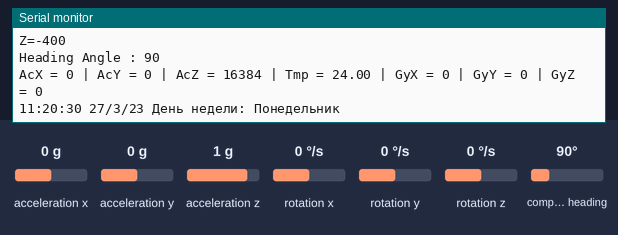
A sketch run on a simulated ESP8266 (NodeMCU). On the bench: the last lines printed to the serial monitor. Wiring (inferred from the names in the program): HMC5883L compass at I2C address 0x1E; MPU-6050 motion sensor at I2C address 0x68; MPU-6050 motion sensor at I2C address 0x69. Inputs (shaded band) come from the test bench; at power-on: acceleration x 0 g, acceleration y 0 g, acceleration z 1 g, rotation x 0 °/s, rotation y 0 °/s, rotation z 0 °/s, compass heading 90°.

Above: at 2.3 s.
2.4 s: acceleration x set to -1.4 g
At 3.4 s:
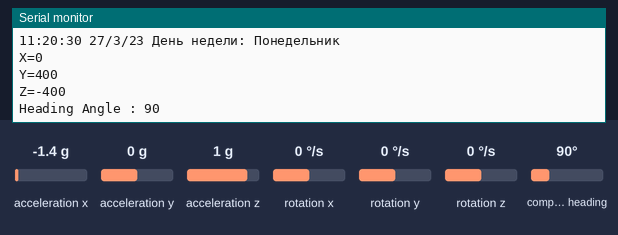
4.5 s: acceleration y set to -1.4 g
At 5.9 s:
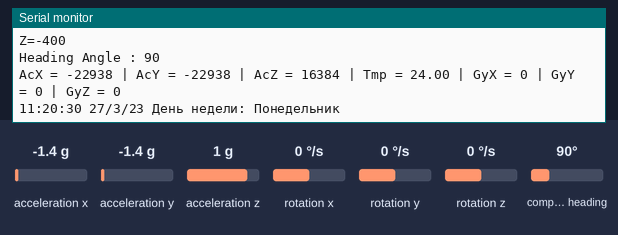
6.6 s: acceleration z set to -1.4 g
At 8.5 s:
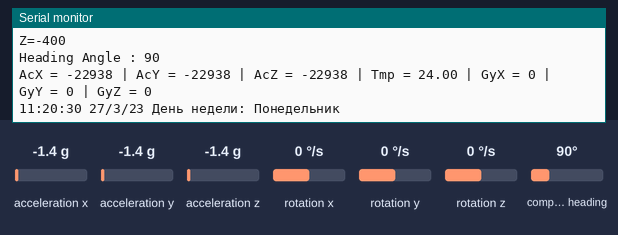
8.7 s: rotation x set to -192 °/s
At 10.4 s:
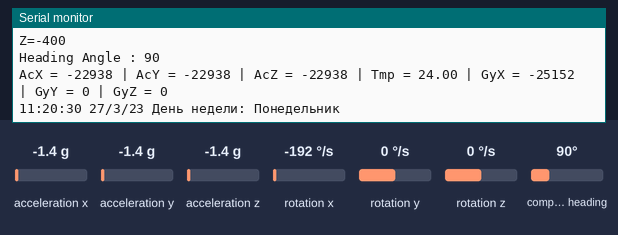
10.8 s: rotation y set to -192 °/s
At 11.9 s:
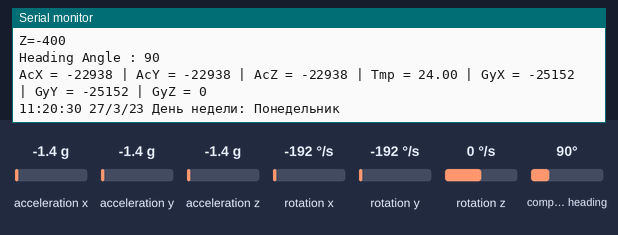

Measured:
- after the input at 4.5 s, the serial monitor: prints a new line after 0.53 s (image 2)
- after the input at 6.6 s, the serial monitor: prints a new line after 1.5 s (image 3)
- after the input at 8.7 s, the serial monitor: prints a new line after 0.87 s (image 4)
- after the input at 10.8 s, the serial monitor: prints a new line after 0.28 s (image 5)

The sketch:

lab3.ino
```cpp
#include <Wire.h>
#include <time.h>
#include <Adafruit_SSD1331.h>
#include <SPI.h>
#include <Adafruit_GFX.h>

#define hmc5883l_address 0x1E
#define DS1307_ADDRESS 0x69


const int MPU_addr = 0x68; // I2C address of the MPU-6050
int16_t AcX, AcY, AcZ, Tmp, GyX, GyY, GyZ, Test;
void setup() {
 Serial.begin(115200); /* begin serial for debug */
 Wire.begin(4, 5); /* join i2c bus with SDA=D7 and SCL=D6 of NodeMCU */
 setDS1307time(30,20,11,2,27,3,23);
}


void loop() {
 Wire.beginTransmission(MPU_addr);
 Wire.write(0x6B); // PWR_MGMT_1 register
 Wire.write(0); // set to zero (wakes up the MPU-6050)
 Wire.endTransmission(true);

 Serial.println(hmc5883l_GetHeading());
 delay(500);
 Wire.beginTransmission(MPU_addr);
 Wire.write(0x3B); // starting with register 0x3B (ACCEL_XOUT_H)
 Wire.endTransmission(false);
 Wire.requestFrom(MPU_addr, 14, true); // request a total of 14 registers
 AcX = Wire.read() << 8 | Wire.read(); // 0x3B (ACCEL_XOUT_H) & 0x3C (ACCEL_XOUT_L)
 AcY = Wire.read() << 8 | Wire.read(); // 0x3D (ACCEL_YOUT_H) & 0x3E (ACCEL_YOUT_L)
 AcZ = Wire.read() << 8 | Wire.read(); // 0x3F (ACCEL_ZOUT_H) & 0x40 (ACCEL_ZOUT_L)
 Tmp = Wire.read() << 8 | Wire.read(); // 0x41 (TEMP_OUT_H) & 0x42 (TEMP_OUT_L)
 GyX = Wire.read() << 8 | Wire.read(); // 0x43 (GYRO_XOUT_H) & 0x44 (GYRO_XOUT_L)
 GyY = Wire.read() << 8 | Wire.read(); // 0x45 (GYRO_YOUT_H) & 0x46 (GYRO_YOUT_L)
 GyZ = Wire.read() << 8 | Wire.read(); // 0x47 (GYRO_ZOUT_H) & 0x48 (GYRO_ZOUT_L)

 Serial.print("AcX = "); Serial.print(AcX);
 Serial.print(" | AcY = "); Serial.print(AcY);
 Serial.print(" | AcZ = "); Serial.print(AcZ);
 Serial.print(" | Tmp = "); Serial.print(Tmp / 340.00 + 36.53); //equation for temperature in degrees C from datasheet
 Serial.print(" | GyX = "); Serial.print(GyX);
 Serial.print(" | GyY = "); Serial.print(GyY);
 Serial.print(" | GyZ = "); Serial.println(GyZ);
 displayTime();

 delay(500);
 hmc5883l_init();
}


void setDS1307time(byte second, byte minute, byte hour, byte dayOfWeek, byte
dayOfMonth, byte month, byte year)
{
 // sets time and date data to DS1307
 Wire.beginTransmission(DS1307_ADDRESS);
 Wire.write(0); // set next input to start at the seconds register
 Wire.write(decToBcd(second)); // set seconds
 Wire.write(decToBcd(minute)); // set minutes
 Wire.write(decToBcd(hour)); // set hours
 Wire.write(decToBcd(dayOfWeek)); // set day of week (1=Sunday, 7=Saturday)
 Wire.write(decToBcd(dayOfMonth)); // set date (1 to 31)
 Wire.write(decToBcd(month)); // set month
 Wire.write(decToBcd(year)); // set year (0 to 99)
 Wire.endTransmission();
}


void displayTime()
{
 byte second, minute, hour, dayOfWeek, dayOfMonth, month, year;
 // retrieve data from DS1307
 readDS1307time(&second, &minute, &hour, &dayOfWeek, &dayOfMonth, &month,
 &year);
 // send it to the serial monitor
 Serial.print(hour, DEC);
 // convert the byte variable to a decimal number when displayed
 Serial.print(":");
 if (minute<10)
 {
 Serial.print("0");
 }
 Serial.print(minute, DEC);
 Serial.print(":");
 if (second<10)
 {
 Serial.print("0");
 }
 Serial.print(second, DEC);
 Serial.print(" ");
 Serial.print(dayOfMonth, DEC);
 Serial.print("/");
 Serial.print(month, DEC);
 Serial.print("/");
 Serial.print(year, DEC);
 Serial.print(" День недели: ");
 switch(dayOfWeek){
 case 1:
 Serial.println("Воскресенье");
 break;
 case 2:
 Serial.println("Понедельник");
 break;
 case 3:
 Serial.println("Вторник");
 break;
 case 4:
 Serial.println("Среда");
 break;
 case 5:
 Serial.println("Четверг");
 break;
 case 6:
 Serial.println("Пятница");
 break;
 case 7:
 Serial.println("Суббота");
 break;
 }
 Serial.println();
}


void readDS1307time(byte *second, byte *minute, byte *hour, byte *dayOfWeek, byte *dayOfMonth, byte *month, byte *year) {
 Wire.beginTransmission(DS1307_ADDRESS);
 Wire.write(0);
// set DS1307 register pointer to 00h
 Wire.endTransmission();
 Wire.requestFrom(DS1307_ADDRESS, 7);

// request seven bytes of data from DS1307 starting from register 00h
 *second = bcdToDec(Wire.read() );//& 0x7f);
 *minute = bcdToDec(Wire.read());
 *hour = bcdToDec(Wire.read() );//& 0x3f);
 *dayOfWeek = bcdToDec(Wire.read());
 *dayOfMonth = bcdToDec(Wire.read());
 *month = bcdToDec(Wire.read());
 *year = bcdToDec(Wire.read());
}


void hmc5883l_init(){ /* Magneto initialize function */
 Wire.beginTransmission(hmc5883l_address);
 Wire.write(0x00);
 Wire.write(0xF0); //8 samples per measurement, 15Hz data output rate, Normal measurement
 Wire.write(0xA0); //
 Wire.write(0x00); //Continuous measurement mode
 Wire.endTransmission();
 delay(500);
}


int hmc5883l_GetHeading(){
 int16_t x, y, z;
 double Heading;
 Wire.beginTransmission(hmc5883l_address);
 Wire.write(0x03);
 Wire.endTransmission();
 /* Read 16 bit x,y,z value (2's complement form) */
 Wire.requestFrom(hmc5883l_address, 6);
 x = (((int16_t)Wire.read()<<8) | (int16_t)Wire.read());
 z = (((int16_t)Wire.read()<<8) | (int16_t)Wire.read());
 y = (((int16_t)Wire.read()<<8) | (int16_t)Wire.read());
 Serial.print("X="); Serial.println(x);
 Serial.print("Y="); Serial.println(y);
 Serial.print("Z="); Serial.println(z);

 Serial.print("Heading Angle : ");
 Heading = atan2((double)y, (double)x);// + Declination;
 if (Heading>2*PI) /* Due to declination check for >360 degree */
 Heading = Heading - 2*PI;
 if (Heading<0) /* Check for sign */
 Heading = Heading + 2*PI;
 return (Heading* 180 / PI);/* Convert into angle and return */
}
byte decToBcd(byte val) { return( (val/10*16) + (val%10) ); }
// Convert normal decimal numbers to binary coded decimal
byte bcdToDec(byte val) { return( (val/16*10) + (val%16) ); }
// Convert binary coded decimal to normal decimal numbers
```
